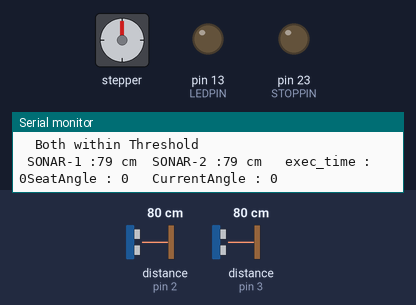
This sketch was run on a simulated Arduino Mega 2560, built with avr-gcc and run on an emulated ATmega2560. On the bench: stepper motor, output pins drawn as LEDs (lit = HIGH), the last lines printed to the serial monitor. Wiring (inferred from the names in the program): 2 × ultrasonic range finder: trigger pin 6, echo pin 2 / trigger pin 7, echo pin 3; stepper motor driver (200 steps per turn assumed): step pin 11; direction pin 8. The test bench sets the inputs (shaded band); at power-on: distance to the obstacle (sensors on pin 2, pin 3) 80 cm. The echo pulse lasts 58.3 µs per cm; pins used as bus, display or sensor lines are not drawn.

Above: at 1.2 s.
1.3 s: distance to the obstacle (sensor on pin 2) set to 55 cm
2.8 s: distance to the obstacle (sensor on pin 2) set to 48 cm
At 4.0 s:
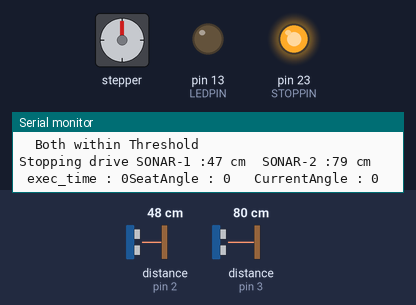
4.3 s: distance to the obstacle (sensor on pin 3) set to 129 cm
7.3 s: distance to the obstacle (sensor on pin 3) set to 138 cm
At 8.2 s:
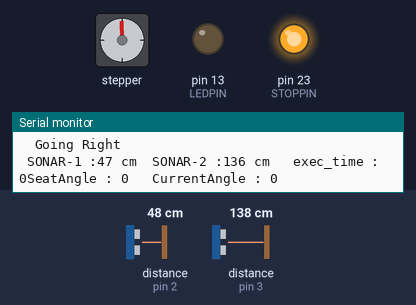
Timing chart, 0 to 9.8 s (numbered marks = the images above; inputs shaded):
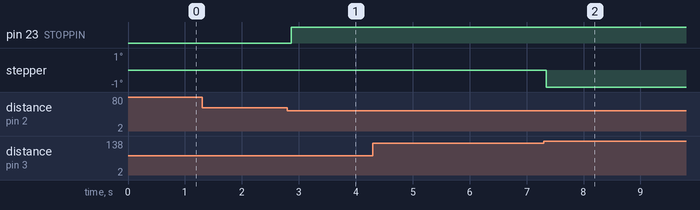

The sketch:

Steer_manual_sonar_brake.ino
```cpp
#define F_CPU 16000000
#include <avr/io.h>
#include <avr/wdt.h>
#include <avr/interrupt.h>  /* for sei() */
#include <util/delay.h>     /* for _delay_ms() */

#define PI_APP 3.14159265359

#define TICKS_PER_MS 15984               // instructions per millisecond (depends on MCU clock, 12MHz current)
#define MAX_RESP_TIME_MS 40      // timeout - max time to wait for low voltage drop (higher value increases measuring distance at the price of slower sampling)
#define DELAY_BETWEEN_TESTS_US 200 // echo cancelling time between sampling

#define THRESHOLD 130
#define STOPPING_THRESHOLD 50

#define LEAST_COUNT 5
#define LEAST_COUNT_HEADING 4

#define ROT_ANGLE 180
#define PULSE_COUNT 5*ROT_ANGLE

#define PERIOD 60000

#define OPT 1
#define OPT1 2
#define ANGLE_LIMIT 10
#define ANGLE_LIMIT_HEADING 5

#define THETA_LIMIT 40

#define DIST_LIMIT 500

#define LEDPIN 13
#define PULPIN 11
#define DIRPIN 8
#define STOPPIN 23

#define ECHO1 2
#define TRIG1 6
#define ECHO2 3
#define TRIG2 7

#define LEFT 1
#define RIGHT 2
#define FREE 3
#define AMBIGIOUS 4

#define NUM_OF_READINGS 5

volatile long result1 = 0;
volatile unsigned char up1 = 0;
volatile unsigned char running1 = 0;
volatile uint32_t timerCounter1 = 0;

volatile long result2 = 0;
volatile unsigned char up2 = 0;
volatile unsigned char running2 = 0;
volatile uint32_t timerCounter2 = 0;

volatile  uint32_t max_ticks = (uint32_t)MAX_RESP_TIME_MS*TICKS_PER_MS;
//  = 480000 this could be replaced with a value instead of multiplying

volatile int distCnt[2] = {0};
volatile int distData1[NUM_OF_READINGS] = {0};
volatile int distData2[NUM_OF_READINGS] = {0};
volatile int distSum1 = 0, distSum2 = 0;

volatile int dist[2] ={1000, 1000};

volatile int currentAngle = 0, headingAngle = 0;
volatile int count = 0;
volatile int flag = 0;
volatile int Pulse_Count = 0;
volatile int value = 0;

volatile int k = 0;
volatile int time = 0, prev_time = 0, exec_time = 0;

volatile int stopmotor_count = 0;

String inputString1 = "";         // a string to hold incoming data
boolean stringComplete1 = false;  // whether the string is complete
String handleAngle = "", seatAngle = "";

String inputString2 = "";         // a string to hold incoming data
boolean stringComplete2 = false;  // whether the string is complete
String lati_str = "", longi_str = "", theta_str = "";
int theta;

volatile int dataCnt = 0;

/* variables for path retracing */
int goal_heading = 45;
double err_heading = 0;
bool first_heading_data = true;

void setPin(int pin)
{
	digitalWrite(pin, HIGH);
}

void resetPin(int pin)
{
	digitalWrite(pin, LOW);
}

double getMax(double a, double b)
{
	if(abs(a) > abs(b))
	return a;
	else
	return b;
}

void setOCR(int value)
{
   OCR1A = value;
}
void setICR(int value)
{
   ICR1 = value;
}

void timInitPWM()
{
  pinMode(PULPIN, OUTPUT);
  pinMode(LEDPIN, OUTPUT);
  pinMode(DIRPIN, OUTPUT);

  TCCR1A = 0;
  TCCR1B = 0;
  TCNT1  = 0;

  setOCR(0);     // compare match register 16MHz/256/2Hz           /// Motor Pulse given @ 10kHz
  setICR(PERIOD);

  TCCR1A |= (1<<COM1A1)|(1<<WGM11); //Fast PWM Mode with ICR1 as TOP, Clear on Compare Match
  TCCR1B |= (1<<WGM12)|(1<<WGM13);
  TCCR1B |= (1 << CS10); // (1<<CS11);// for 64 prescaler    CURRENTLY     // 8 prescaler
  //TIMSK1 |= (1 << OCIE1A);          // enable timer compare interrupt
  TIMSK1 |= (1<<TOIE1);
}

ISR(TIMER1_OVF_vect)          // timer compare interrupt service routine
{
  //digitalWrite(LEDPIN, digitalRead(LEDPIN) ^ 1);   // toggle LED pin

  if(count < Pulse_Count && flag == 1)
  {
    count++;
  }
  else
  {
    flag = 0;
    setOCR(0);
    count = 0;
    Pulse_Count = 0;
  }
}

void changeAngle(int dir)
{
     if(dir == -1)
     setPin(DIRPIN);
     else if(dir == 1)
     resetPin(DIRPIN);
     else
     return;

     flag = 1;
     Pulse_Count = 5*OPT;
     setOCR(PERIOD/5);
     while(flag);
     //delayMicroseconds(100);
}

void changeRAngle(int dir)
{
     if(dir == -1)
     setPin(DIRPIN);
     else if(dir == 1)
     resetPin(DIRPIN);
     else
     return;

     flag = 1;
     Pulse_Count = 5*OPT1;
     setOCR(PERIOD/5);
     while(flag);
     //delayMicroseconds(100);
}

// timer overflow interrupt, each time when timer value passes 255 value
ISR(TIMER3_OVF_vect)
{
    if (up1)
    {       // voltage rise was detected previously
    timerCounter1++; // count the number of overflows
    // dont wait too long for the sonar end response, stop if time for measuring the distance exceeded limits
    uint32_t ticks1 = timerCounter1 * 65535 + TCNT3;
        if (ticks1 > max_ticks)
      {
          // timeout
          up1 = 0;          // stop counting timer values
          running1 = 0; // ultrasound scan done
          result1 = 1000; // show that measurement failed with a timeout (could return max distance here if needed)
      }
    }
}

// timer overflow interrupt, each time when timer value passes 255 value
ISR(TIMER4_OVF_vect)
{
    if (up2)
    {       // voltage rise was detected previously
    timerCounter2++; // count the number of overflows
    // dont wait too long for the sonar end response, stop if time for measuring the distance exceeded limits
    uint32_t ticks2 = timerCounter2 * 65535 + TCNT4;
        if (ticks2 > max_ticks)
      {
          // timeout
          up2 = 0;          // stop counting timer values
          running2 = 0; // ultrasound scan done
          result2 = 1000; // show that measurement failed with a timeout (could return max distance here if needed)
      }
    }
}


ISR(INT4_vect)
{
  if (running1)
  { //accept interrupts only when sonar was started
    if (up1 == 0)
    { // voltage rise, start time measurement
        up1 = 1;
        timerCounter1 = 0;
        TCNT3 = 0; // reset timer counter
    }
    else
    {        // voltage drop, stop time measurement
        up1 = 0;
        // convert from time to distance(millimeters): d = [ time_s * 340m/s ] / 2 = time_us/58
        result1 = (timerCounter1 * 65535 + TCNT3)/940;
        running1 = 0;
     }
  }
}

ISR(INT5_vect)
{
  if (running2)
  { //accept interrupts only when sonar was started
    if (up2 == 0)
    { // voltage rise, start time measurement
        up2 = 1;
        timerCounter2 = 0;
        TCNT4 = 0; // reset timer counter
    }
    else
    {        // voltage drop, stop time measurement
        up2 = 0;
        // convert from time to distance(millimeters): d = [ time_s * 340m/s ] / 2 = time_us/58
        result2 = (timerCounter2 * 65535 + TCNT4)/940;
        running2 = 0;
     }
  }
}

void tim3_Init()
{
  TCCR3A = 0;
  TCCR3B = 0;

  TCCR3B |= (1<<CS30); // select internal clock with no prescaling
  TCNT3 = 0; // reset counter to zero
  TIMSK3 = 1<<TOIE3; // enable timer interrupt
}

void tim4_Init()
{
  TCCR4A = 0;
  TCCR4B = 0;

  TCCR4B |= (1<<CS40); // select internal clock with no prescaling
  TCNT4 = 0; // reset counter to zero
  TIMSK4 = 1<<TOIE4; // enable timer interrupt
}

void enableSonar(int num)
{
  if(num == 1)
 {
   // turn on interrupts for INT4, connect Echo to INT4
  EIMSK |= (1 << INT4); // enable interrupt on any(rising/droping) edge
  EICRB |= (1 << ISC40);      // Turns on INT4
 }
 if(num == 2)
 {
  // turn on interrupts for INT5, connect Echo to INT5
  EIMSK |= (1 << INT5); // enable interrupt on any(rising/droping) edge
  EICRB |= (1 << ISC50);      // Turns on INT5
 }
}

void sonar(int num)
{
  if(num == 1)
  {
  resetPin(TRIG1);
  delayMicroseconds(1);
  setPin(TRIG1);
  delayMicroseconds(10);
  resetPin(TRIG1);
  delayMicroseconds(1);
  running1 = 1;
  }
  else if(num == 2)
  {
  resetPin(TRIG2);
  delayMicroseconds(1);
  setPin(TRIG2);
  delayMicroseconds(10);
  resetPin(TRIG2);
  delayMicroseconds(1);
  running2 = 1;
  }
}

void handleObstacle(int cnt)
{
    while(cnt--)
    {
      if(running1 == 0)
      {
        distData1[distCnt[0]] = result1;
        distCnt[0]++;

        if(distCnt[0] == NUM_OF_READINGS)
          distCnt[0] = 0;
        int n;
        distSum1 = 0;
        for(n=0; n<NUM_OF_READINGS; n++)
        {
          distSum1 += distData1[n];
        }

        dist[0] = distSum1/NUM_OF_READINGS;

        if(dist[0] > DIST_LIMIT && dist[0] != 1000)
          dist[0] = DIST_LIMIT;

        sonar(1); // launch measurement
       // delayMicroseconds(DELAY_BETWEEN_TESTS_US);
      }

      if(running2 == 0)
      {
        distData2[distCnt[1]] = result2;
        distCnt[1]++;

        if(distCnt[1] == NUM_OF_READINGS)
          distCnt[1] = 0;
        int n;
        distSum2 = 0;
        for(n=0; n<NUM_OF_READINGS; n++)
        {
          distSum2 += distData2[n];
        }

        dist[1] = distSum2/NUM_OF_READINGS;

        if(dist[1] > DIST_LIMIT  && dist[1] != 1000)
          dist[1] = DIST_LIMIT;

         sonar(2);
       // delayMicroseconds(DELAY_BETWEEN_TESTS_US);
      }
    }
}

int sonarOutput()
{
   if(dist[0] < THRESHOLD && dist[1] < THRESHOLD)   // STOP
   {
//     digitalWrite(STOPPIN, HIGH);
     Serial.println("  Both within Threshold");
     return AMBIGIOUS;
   }
   else if(dist[0] < THRESHOLD && dist[1] > THRESHOLD) // RIGHT
   {
     //setPin(LEDPIN);
     //digitalWrite(STOPPIN, HIGH);
     Serial.println("  Going Right");
    // changeAngle(1);
     return RIGHT;
   }
   else if(dist[0] > THRESHOLD && dist[1] < THRESHOLD)  // LEFT
   {
     //setPin(LEDPIN);
     //digitalWrite(STOPPIN, HIGH);
     Serial.println("  Going Left");
     //changeAngle(-1);
     return LEFT;
   }
   else if(dist[0] > THRESHOLD && dist[1] > THRESHOLD)   // FREE
   {
     //digitalWrite(STOPPIN, HIGH);
     return FREE;
   }
}

void returnToZeroPosition()
{
  if(abs(currentAngle) > LEAST_COUNT)   // Returning to ZERO Position. Should be removed when operating along with camera.
 {
      Serial.println("  Returning");
    if(currentAngle < 0)
    {
      changeRAngle(1);
      delay(20);
    }
    else
    {
      changeRAngle(-1);
     delay(20);
    }
  }
  else
 {
   Serial.println("  Free");
 }
}
void followCameraOutput()
{
   if(theta < 0 && abs(currentAngle) < ANGLE_LIMIT)
    {
      changeAngle(1); // Check direction 1 or -1
    }
    else if(theta > 0 && abs(currentAngle) < ANGLE_LIMIT)
    {
      changeAngle(-1); // Check direction 1 or -1
    }
    else
    {
      returnToZeroPosition();
    }
}

//// Check and Decide whether Positive theta is towards left or right and vice versa
void planPath()
{
  int sonarOut = sonarOutput();

  if(sonarOut == FREE)
  {
    // Act according to camera - Follow lane
    //followCameraOutput();
    //returnToZeroPosition();
    retracePath();
  }
  else
  {
    if(sonarOut == RIGHT && /*abs(theta) < THETA_LIMIT &&*/ abs(currentAngle) < ANGLE_LIMIT) // turn Right
    {
        //turn right to avoid obstacle
        changeAngle(1); // Check direction 1 or -1
    }
    else if(sonarOut == LEFT && /*abs(theta) < THETA_LIMIT &&*/ abs(currentAngle) < ANGLE_LIMIT) // turn Left
    {
        //turn left to avoid obstacle
        changeAngle(-1); // Check direction 1 or -1
    }
    else if(sonarOut == AMBIGIOUS)
    {
        if (dist[0] > STOPPING_THRESHOLD && dist[1] > STOPPING_THRESHOLD)
        {
           // turn a/c to nearer one.
           stopmotor_count = 0;
           digitalWrite(STOPPIN,LOW);
        }

        else
        {
          stopmotor_count++;
          if (stopmotor_count > 4)
          {
             digitalWrite(STOPPIN, HIGH);
             Serial.print("Stopping drive");
          }

          else
          {
             digitalWrite(STOPPIN, LOW);
          }
        }

        //followCameraOutput();
    }
  }
}

void _print()
{
   Serial.print(" SONAR-1 :"); Serial.print(dist[0]); Serial.print(" cm");
   Serial.print("  SONAR-2 :"); Serial.print(dist[1]); Serial.print(" cm");
   Serial.print("\t exec_time : "); Serial.print(exec_time);
}

void _print2()
{

      Serial.print("Lati_from_PI : "); Serial.print(lati_str);
      Serial.print("\t Longi_from_PI : "); Serial.print(longi_str);
      Serial.print("\t Theta : "); Serial.println(theta);
}

void _print1()
{
   Serial.print("SeatAngle : "); Serial.print(headingAngle);
   Serial.print("\t CurrentAngle : "); Serial.println(currentAngle);
}

void initializeSonar()
{
  int m;

  for(m=0; m<NUM_OF_READINGS; m++)
  {
     distData1[m] = 1000;
     distData2[m] = 1000;
  }
}

void setup()
{
  pinMode(ECHO1, INPUT);
  pinMode(TRIG1, OUTPUT);
  pinMode(ECHO2, INPUT);
  pinMode(TRIG2, OUTPUT);
  pinMode(LEDPIN, OUTPUT);
  pinMode(STOPPIN, OUTPUT);

   // reserve 50 bytes for the inputString2:
  inputString1.reserve(10);
  // reserve 50 bytes for the inputString2:
  inputString2.reserve(50);

  setPin(DIRPIN);
  noInterrupts();
  timInitPWM();
  tim3_Init();
  tim4_Init();
  interrupts(); // enable all(global) interrupts
  Serial.begin(115200);
  Serial1.begin(115200);
  Serial2.begin(115200);

  enableSonar(1);
  enableSonar(2);

  digitalWrite(STOPPIN, LOW );

  initializeSonar();
}

void parse2()
{
  int len = inputString2.length();
  int i=0, j=0, k=0;

  for(i=0; inputString2[i] != ','; i++)
  {
    lati_str += inputString2[i];
  }
  i++;
  lati_str[i] = '\0';

  for(j=0; inputString2[i] != ','; i++,j++)
  {
    longi_str += inputString2[i];
  }
  i++;
  j++;
  longi_str[j] = '\0';

  for(; inputString2[i] != '$'; i++,k++)
  {
     theta_str += inputString2[i];
  }
  k++;
  theta_str[k] = '\0';

  theta = theta_str.toInt();
}

void sendDestinationDataToDrive()
{
  Serial1.print(lati_str);
  Serial1.print(",");
  Serial1.print(longi_str);
  Serial1.print("$");
}

void handleDataFromPI()
{
 if (stringComplete2)
 {
    //Serial.println(inputString2);
    parse2();
    _print2();
    sendDestinationDataToDrive();
    inputString2 = "";
    lati_str = "";
    longi_str = "";
    theta_str = "";
    stringComplete2 = false;
  }
}

void returnToGoalHeading()
{
  if(abs(err_heading) > LEAST_COUNT_HEADING )   // Returning to ZERO Position. Should be removed when operating along with camera.
 {
    Serial.println("  Retracing Heading");
    // if prints Retracing heading, but not going left/right => 1. currentAngle crossed angle_limit_heading

    if(err_heading < 0)
    {
      if ((-1*currentAngle) < ANGLE_LIMIT_HEADING)
        {
           Serial.print("Going Left");
           changeAngle(-1);
        }
      else if((-1*currentAngle) > ANGLE_LIMIT_HEADING + ANGLE_LIMIT)
        {
           Serial.print("Going Right");
           changeAngle(1);
        }
    }
    else if (err_heading > 0)
    {
      if ((currentAngle) < ANGLE_LIMIT_HEADING )
        {
           Serial.print("Going right");
           changeAngle(1);
        }
      else if((currentAngle) > ANGLE_LIMIT_HEADING + ANGLE_LIMIT )
        {
           Serial.print("Going Left");
           changeAngle(-1);
        }
    }
  }
  else
 {
   returnToZeroPosition();
 }
}

void retracePath()
{
  // If condition for maintaining the Initial heading
  if (first_heading_data)
  {
    goal_heading = headingAngle;
    first_heading_data = false;
    Serial.println("first heading data ");
  }
  err_heading = (goal_heading - headingAngle)*PI_APP/180 ;
  err_heading = atan2(sin(err_heading),cos(err_heading))*180/PI_APP;
  /* k*err_heading  is the angle to be given to the steer motor */
  /* While here Rotate constantly steer motor */
  returnToGoalHeading();
  delay(40);
}

void loop()
{
  handleObstacle(1);
  _print();   // Sonar data
  _print1();  // Heading and steering angle data
  //int k = sonarOutput();
  planPath();
//  handleDataFromPI();
//  delay(50);
//  time = millis();
//  exec_time = time - prev_time;
//  prev_time = time;
}

int serialEvent1() {
  while(Serial1.available())
  {
    // get the new byte:
    int inData1 = (int)Serial1.read();
    // add it to the inputString2:
    //Serial.println(inData1);
    if(inData1 == 255 && dataCnt == 0)  // START BYTE
    {
      dataCnt = 1;
    }
    else if(dataCnt == 1)
    {
       currentAngle = inData1;
       if(currentAngle >= 128)
        {
          currentAngle -= 256;
        }
       dataCnt = 2;
    }
    else if(dataCnt == 2)
    {
       headingAngle = inData1;
        if(headingAngle >= 128)
        {
          headingAngle -= 256;
        }
       dataCnt = 3;
    }
    else if(dataCnt == 3 && inData1 == 254) // STOP BYTE
    {
        dataCnt = 0;
        //_print1();
    }

  }
}

int serialEvent2() {
  while(Serial2.available())
  {
    // get the new byte:
    char inChar2 = (char)Serial2.read();
    // add it to the inputString2:
    inputString2 += inChar2;
    // if the incoming character is a newline, set a flag
    // so the main loop can do something about it:
    if (inChar2 == '$')
    {
      stringComplete2 = true;
    }
  }
}
```

Measured:
- the behaviour switches between 52 and 51 cm on distance to the obstacle (sensor on pin 2) (found by bisection; images 0 and 1)
- after the input at 2.8 s, pin 23 (STOPPIN): LOW → HIGH after 0.07 s
